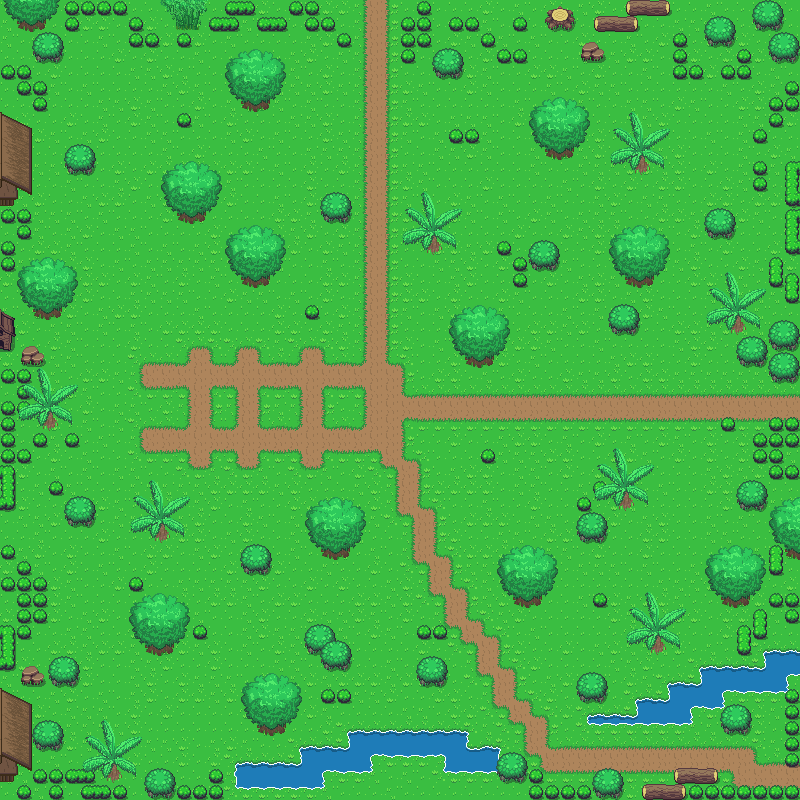

A level layout from a 2D game, rendered from its tile map. Below: a short description, then the map file with tile-grid data replaced by summaries:
An orthogonal 50x50 tile map with 16x16 px tiles, 5 tile layers (Tile Layer 1, terrain, trees, grass, ...), 2 tilesets.

<map version="1.0" tiledversion="1.0.2" orientation="orthogonal" renderorder="left-down" width="50" height="50" tilewidth="16" tileheight="16" nextobjectid="1">
 <tileset firstgid="1" source="../../Tileset/Overworld.tsx" />
 <tileset firstgid="1729" source="../../Tileset/Building.tsx" />
 <layer name="Tile Layer 1" width="50" height="50">
  <data>[2500 cells, 2500 non-empty, 4 distinct tile ids]</data>
 </layer>
 <layer name="terrain" width="50" height="50">
  <data>[2500 cells, 513 non-empty, 26 distinct tile ids]</data>
 </layer>
 <layer name="trees" width="50" height="50">
  <data>[2500 cells, 40 non-empty, 4 distinct tile ids]</data>
 </layer>
 <layer name="grass" width="50" height="50">
  <data>[2500 cells, 302 non-empty, 59 distinct tile ids]</data>
 </layer>
 <layer name="abovePlayer" width="50" height="50">
  <data>[2500 cells, 322 non-empty, 32 distinct tile ids]</data>
 </layer>
</map>
